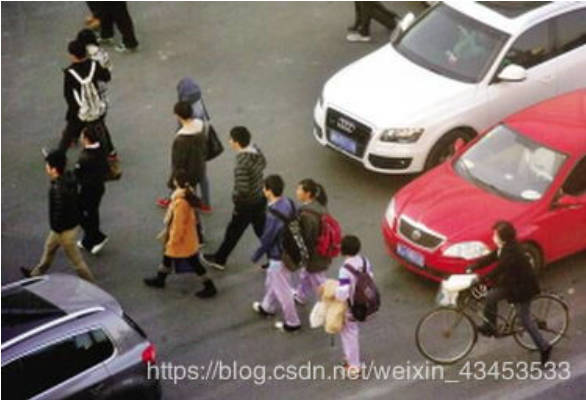
#> input picture person.jpg, 586 x 400 px
$ jupyter execute --allow-errors heatmap_plot.ipynb   (shell and % lines are left out)
#> lines starting #> are read from the running program, lines starting #| are printed output that depends on the picture
[cell 1]
from ScenarioHeatMap.SHM import *
def demo_1():
    """
    # 无底图使用，无底图时必须图片给定长宽
    :return:
    """
    data = [[50, 50], [20, 20]]  # 热力点坐标
    hm = HeatMap(data, width=100, height=100)  # width是宽即x轴
    hm.data_transform([0, 0,100, 100])
    hm.heatmap()
    max_color, min_color = hm.get_max_min_heat()

#> (a cell that did not finish here is left out)

[cell 3]
import seaborn as sns
import pandas as pd
# 创建一个数据框
df = pd.DataFrame({'A':[1, 2, 3, 4, 5],
                  'B':[2, 3, 1, 5, 4],
                  'C':[3, 1, 2, 4, 5],
                  'D':[4, 5, 1, 2, 3]})
# 计算相关系数
corr = df.corr()
# 绘制热力图
sns.heatmap(corr, annot=True, cmap='coolwarm')
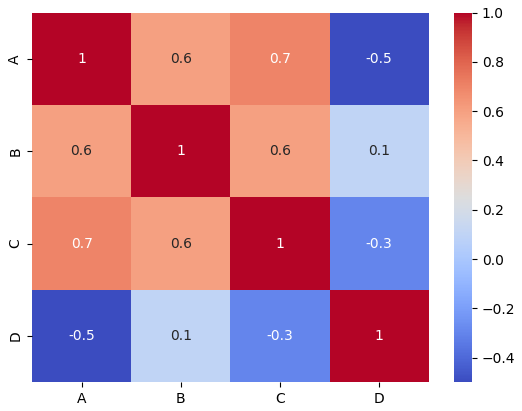
#> figure drawn by matplotlib, 2 panels

[cell 4]
import cv2
import numpy as np
from PIL import Image
from pyheatmap.heatmap import HeatMap
import matplotlib.pyplot as plt

[cell 5]
def apply_heatmap(image, data):
    """image是原图，data是坐标"""
    """创建一个新的与原图大小一致的图像，color为0背景为黑色。这里olor为0背景为黑色。这里这样做是因为在绘制热力图的时候如果不选择背景图，画出来的图与原图大小不一致（根据点的坐标来的），导致无法对热力图和原图进行加权叠加，因此，这里我新建了一张背景图。"""
    background = Image.new("RGB", (image.shape[1], image.shape[0]), color=0)
    #开始绘制热度图
    hm = HeatMap(data)
    hit_img = hm.heatmap(base=background, r=100) # background为背景图片，r为半径，默认为10
    hit_img = cv2.cvtColor(np.asarray(hit_img), cv2.COLOR_RGB2BGR) # Image格式转换成cv2格式
    overlay = image.copy()
    alpha = 0.5 #设置覆盖图片的透明度
    cv2.rectangle(overlay, (0, 0), (image.shape[1], image.shape[0]), (255, 0, 0), -1) # 设置蓝色为热度图基本蓝色
    image = cv2.addWeighted(overlay, alpha, image, 1-alpha, 0) # 将背景热度图覆盖到原图
    image = cv2.addWeighted(hit_img, alpha, image, 1-alpha, 0) # 将热度图覆盖到原图
    return image

[cell 6]
# [8 lines of commented-out code are left out]

[cell 7]
"""利用opencv获取图像中像素点坐标"""
import cv2
img = cv2.imread('./person.jpg')
#> img is the input picture: shape (400, 586, 3); mean B, G, R 101, 106.4, 122.6

def on_EVENT_LBUTTONDOWN(event, x, y, flags, param):
    if event==cv2.EVENT_LBUTTONDOWN:
        xy = "%d, %d" % (x, y)
        print(x, y)
        cv2.circle(img, (x, y), 2, (0, 0, 255))
        cv2.putText(img, xy, (x, y), cv2.FONT_HERSHEY_PLAIN, 1.0, (0, 0, 255))
        cv2.imshow("image", img)

cv2.namedWindow("image")
cv2.setMouseCallback("image", on_EVENT_LBUTTONDOWN)
while(1):
    cv2.imshow("image", img)
    key = cv2.waitKey(5)&0xFF
#> (key q is pressed here)
    if key == ord('q'):
        break
cv2.destroyAllWindows()

[cell 8]
data = [[512, 290], [359, 301], [321, 240], [288, 248], [253, 198], [187, 231], [187, 160],
       [201, 121], [70, 209], [96, 176], [84, 101], [100, 66], [111, 16]]

#> (a cell that did not finish here is left out)

#> in apply_heatmap, `background = Image.new("RGB", (image.shape[1], image.shape[0]), color=0)`: background: PIL image 586x400 RGB; every value is 0
